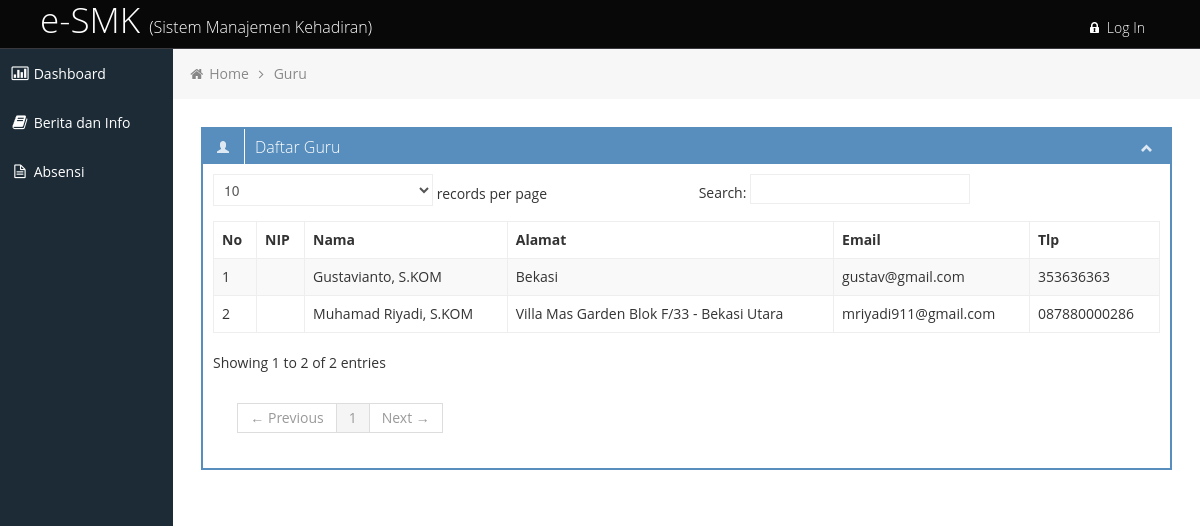
Screenshot of /guru.php with the database file from the repository.
### tables this page shows
CREATE TABLE IF NOT EXISTS `t_guru` (
  `id_guru` int(11) NOT NULL AUTO_INCREMENT,
  `nip` varchar(20) NOT NULL,
  `nm_guru` varchar(255) NOT NULL,
  `alamat` text NOT NULL,
  `tlp` varchar(255) NOT NULL,
  `email` varchar(255) NOT NULL,
  `foto` varchar(255) NOT NULL,
  `id_input` int(11) NOT NULL,
  `tgl_update` datetime NOT NULL,
  PRIMARY KEY (`id_guru`)
);

### guru.php (the view, shortened to what this page needs)
<?php require 'config.php'; ?>
<?php include 'header.php'; ?>
<?php include 'nav.php'; ?>
<?php include 'sidebar.php'; ?>
<div id="content" class="span10">
    <ul class="breadcrumb">
        <li>
            <i class="icon-home"></i>
            <a href="index.php">Home</a>
            <i class="icon-angle-right"></i>
        </li>
        <li><a href="#">Guru</a></li>
    </ul>
    <div class="row-fluid sortable">
        <div class="box span12">
            <div class="box-header" data-original-title>
                <h2><i class="halflings-icon user white"></i><span class="break"></span>Daftar Guru</h2>
                <div class="box-icon">
                    <a href="#" class="btn-minimize"><i class="halflings-icon white chevron-up"></i></a>
                </div>
            </div>
            <div class="box-content">
                <table class="table table-striped table-bordered bootstrap-datatable datatable">
                    <thead>
                        <tr>
                            <th>No</th>
                            <th>NIP</th>
                            <th>Nama</th>
                            <th>Alamat</th>
                            <th>Email</th>
                            <th>Tlp</th>
                        </tr>
                    </thead>
                    <tbody>
                        <?php
                        $sql = 'SELECT * FROM t_guru ORDER BY id_guru DESC';
                        $row = $config -> prepare($sql);
                        $row -> execute();
                        $hasil = $row -> fetchAll();
                        $no = 1;
                        foreach($hasil as $isi){
                        ?>
                        <tr>
                            <td><?php echo $no; ?></td>
                            <td><a href="berita_read.php?id=<?php echo $isi['id_berita']; ?>"><?php echo $isi['judul']; ?></a></td>
                            <td><?php echo $isi['nm_guru']; ?></td>
                            <td><?php echo $isi['alamat']; ?></td>
                            <td><?php echo $isi['email']; ?></td>
                            <td><?php echo $isi['tlp']; ?></td>
                        </tr>
                        <?php $no++;}?>
                    </tbody>
                </table>
            </div>
        </div>
    </div>
</div>
<?php include 'nav-foot.php'; ?>
<?php include 'footer.php'; ?>

### assets/css/style.css (style rules this page uses)
body { background: #F5F5F5; color: #333; border: none; font-family: 'Open Sans', sans-serif; font-weight: 400; }
a { color: #646464; }
h2 { font-size: 16px; line-height: 16px; }
#content { background: #ffffff; filter: none; min-height: 100%; padding: 20px 20px; position: relative; }
.breadcrumb { margin: -28px -28px 28px -28px; line-height: 34px; background: #F7F7F7; border: 0px; color: #888; -webkit-box-shadow: none; -moz-box-shadow: none; box-shadow: none; -webkit-border-radius: 0px; -moz-border-radius: 0px; border-radius: 0px; }
.breadcrumb a { color: #888; text-shadow: 0px 1px 1px #fff; }
.box { border: 2px solid #578EBE; background: #fff !important; margin-bottom: 28px; }
.box-header { height: 16px; font-size: 16px; line-height: 16px; padding: 10px; background: #578EBE; -webkit-box-shadow: none; -moz-box-shadow: none; box-shadow: none; overflow: hidden; }
.box-header h2 { float:left; margin-top: 0px; font-weight: 300; }
.box-header .box-icon, .box-header h2 { color:#fff; }
.box-header h2 i { margin: 0px 3px 0px 4px; opacity: .8; filter: alpha(opacity=80); -ms-filter:"progid:DXImageTransform.Microsoft.Alpha(Opacity=80)"; }
.box-header .box-icon { float:right; margin-top: 1px; }
.box-header .box-icon i { -webkit-transition: all 0.1s ease-in-out; -moz-transition: all 0.1s ease-in-out; -o-transition: all 0.1s ease-in-out; -ms-transition: all 0.1s ease-in-out; transition: all 0.1s ease-in-out; opacity: .8; filter: alpha(opacity=80); -ms-filter:"progid:DXImageTransform.Microsoft.Alpha(Opacity=80)"; }
.box-header .box-icon a { margin: 0px 5px; }
.box-content { position: relative; z-index: 50; margin-top: -1px; padding: 10px; background: #fff !important; }
.table th, .table td { border-top: 1px solid #eee; }
.table-bordered { border-color: #eee; -webkit-border-radius: 0px !important; -moz-border-radius: 0px !important; border-radius: 0px !important; }
.table-bordered th, .table-bordered td { border-left: 1px solid #eee; }
.table-bordered thead:first-child tr:first-child > th:first-child, .table-bordered tbody:first-child tr:first-child > td:first-child, .table-bordered tbody:first-child tr:first-child > th:first-child { -webkit-border-radius: 0px !important; -moz-border-radius: 0px !important; border-radius: 0px !important; }
.table-bordered thead:first-child tr:first-child > th:last-child, .table-bordered tbody:first-child tr:first-child > td:last-child, .table-bordered tbody:first-child tr:first-child > th:last-child { -webkit-border-radius: 0px !important; -moz-border-radius: 0px !important; border-radius: 0px !important; }
.table-bordered thead:last-child tr:last-child > th:first-child, .table-bordered tbody:last-child tr:last-child > td:first-child, .table-bordered tbody:last-child tr:last-child > th:first-child, .table-bordered tfoot:last-child tr:last-child > td:first-child, .table-bordered tfoot:last-child tr:last-child > th:first-child { -webkit-border-radius: 0px !important; -moz-border-radius: 0px !important; border-radius: 0px !important; }
.table-bordered thead:last-child tr:last-child > th:last-child, .table-bordered tbody:last-child tr:last-child > td:last-child, .table-bordered tbody:last-child tr:last-child > th:last-child, .table-bordered tfoot:last-child tr:last-child > td:last-child, .table-bordered tfoot:last-child tr:last-child > th:last-child { -webkit-border-radius: 0px !important; -moz-border-radius: 0px !important; border-radius: 0px !important; }

### assets/css/style-responsive.css (style rules this page uses)
@media (min-width: 1200px) { #content { width: 85.578%; padding: 28px; margin: 0px 0px; margin-left: 14.422% !important; } }

### assets/css/halflings.css (style rules this page uses)
html, html .halflings { -webkit-font-smoothing: antialiased !important; }
.halflings-icon { display: inline-block; width: 14px; height: 14px; line-height: 14px; vertical-align: text-top; background-image: url(../img/glyphicons_halflings.svg); background-position: 0 0; background-repeat: no-repeat; vertical-align: top; *display: inline; *zoom: 1; *margin-right: .3em; }
.halflings-icon.white { background-image: url(../img/glyphicons_halflings-white.svg); }
.halflings-icon.user { background-position: -168px 0; }
.halflings-icon.chevron-up { background-position: -288px -120px; }

### header.php (style rules this page uses)
body { background: url(img/bg-login.jpg) !important; }

### rows the page displays
t_guru: nm_guru "Gustavianto, S.KOM", alamat "Bekasi", email "gustav@gmail.com", tlp "353636363"
t_guru: nm_guru "Muhamad Riyadi, S.KOM", alamat "Villa Mas Garden Blok F/33 - Bekasi Utara", email "mriyadi911@gmail.com", tlp "087880000286"
